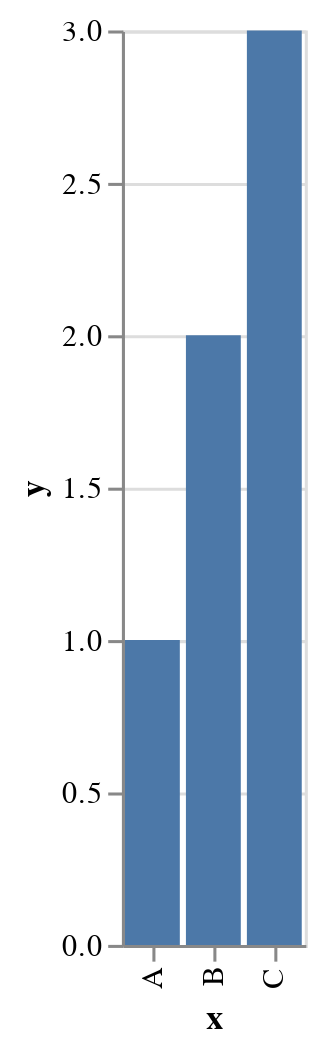

Notebook code cell kept with this figure:
### Markdown cell above
Now I can create graphics for any datasets.
Let's make an histogram.

### Code cell
data = pd.DataFrame({'x': ['A', 'B', 'C'],
                     'y': [1, 2, 3]})
alt.Chart(data).mark_bar().encode(
    x='x',
    y='y',
)

### Figure 1 — Vega-Lite specification as saved in the notebook (floating-point values rounded to 4 significant figures)
{"config": {"view": {"continuousWidth": 400, "continuousHeight": 300}}, "data": {"name": "data-54c0fd3b41f4bc7e8eb0bb37a8bb28ff"}, "mark": "bar", "encoding": {"x": {"type": "nominal", "field": "x"}, "y": {"type": "quantitative", "field": "y"}}, "$schema": "https://vega.github.io/schema/vega-lite/v4.0.2.json", "datasets": {"data-54c0fd3b41f4bc7e8eb0bb37a8bb28ff": [{"x": "A", "y": 1}, {"x": "B", "y": 2}, {"x": "C", "y": 3}]}}
